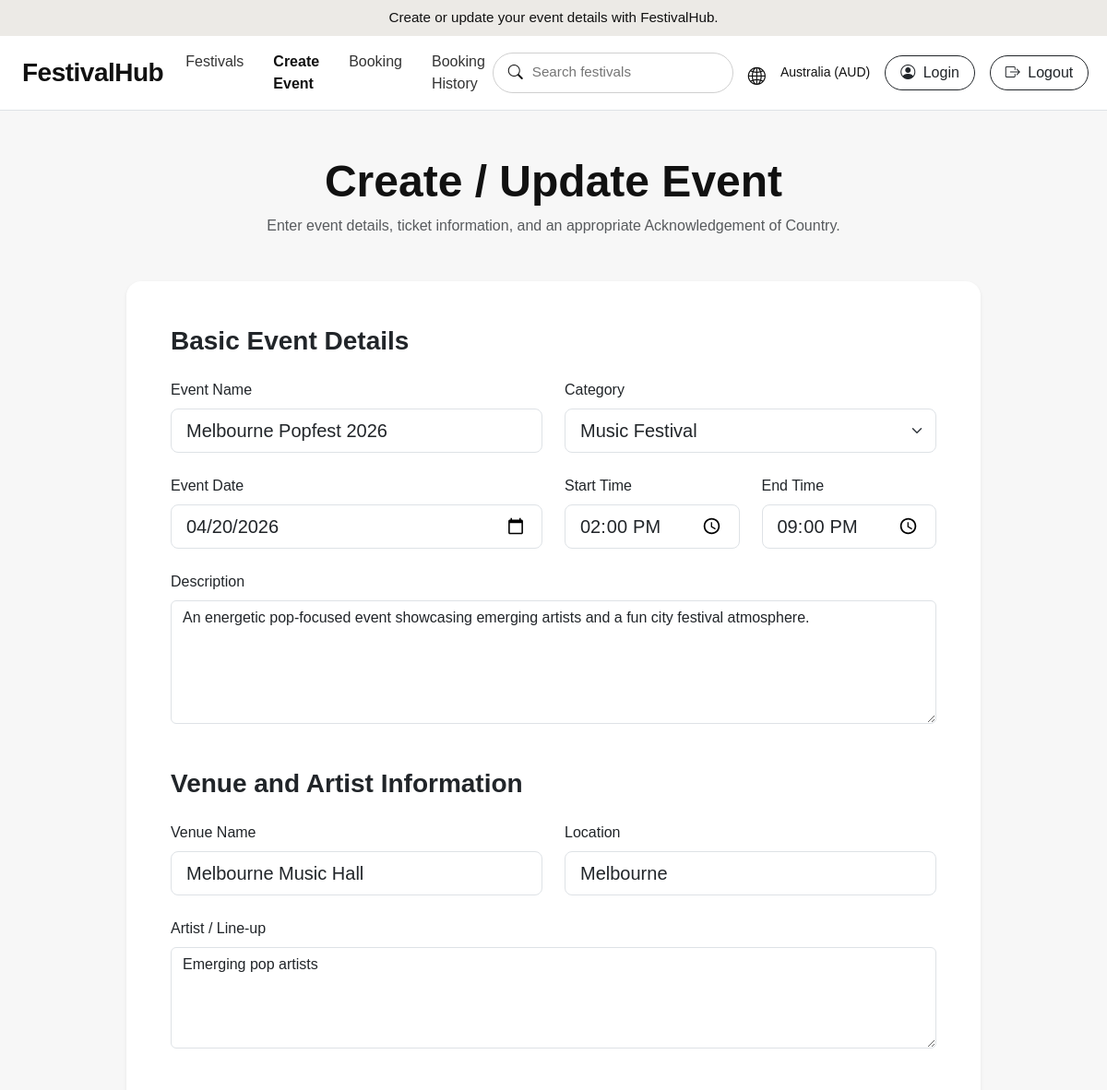
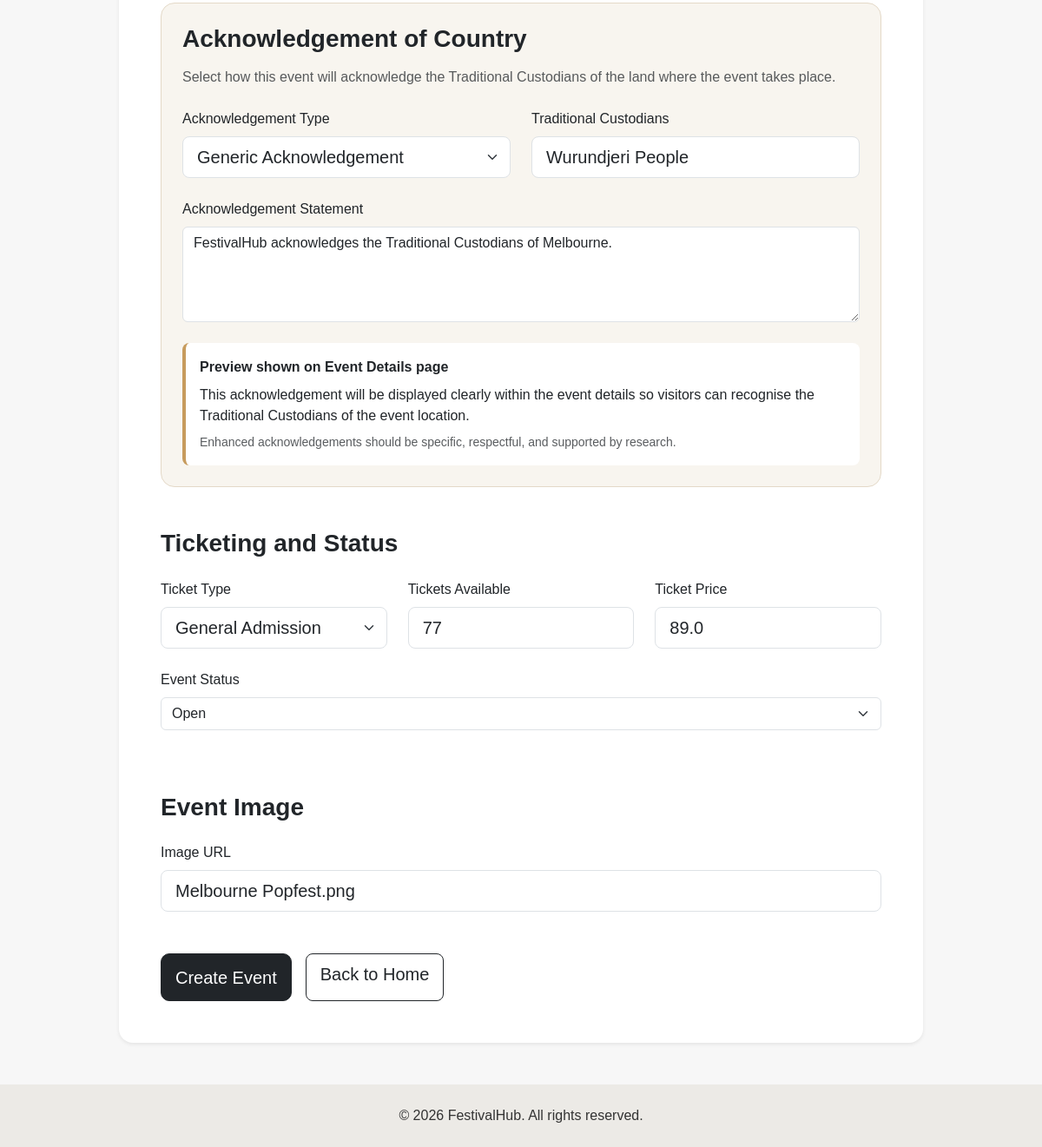
/update/3 (signed in), run on the app's committed database (2 pictures, top to bottom).
### festivalhub/models.py (models this page shows, shortened)
class Event(db.Model):
    __tablename__ = 'events'
    id = db.Column(db.Integer, primary_key=True)
    creator_id = db.Column(
        db.Integer,
        db.ForeignKey('users.id'),
        nullable=True
    )
    name = db.Column(db.String(150), nullable=False)
    category = db.Column(db.String(80), nullable=False)
    date = db.Column(db.String(80), nullable=False)
    start_time = db.Column(db.String(50))
    end_time = db.Column(db.String(50))
    description = db.Column(db.Text, nullable=False)
    venue = db.Column(db.String(150), nullable=False)
    location = db.Column(db.String(150), nullable=False)
    artist_lineup = db.Column(db.Text)
    ticket_type = db.Column(db.String(80), default='General Admission')
    tickets_available = db.Column(db.Integer, default=0)
    price = db.Column(db.Float, default=0.0)
    status = db.Column(db.String(30), default='Open')
    image = db.Column(db.String(255))
    acknowledgement_type = db.Column(
        db.String(80),
        default='No Acknowledgement of Country'
    )
    traditional_custodians = db.Column(db.String(150))
    acknowledgement_statement = db.Column(db.Text)
    bookings = db.relationship(
        'Booking',
        backref='event',
        lazy=True,
        cascade='all, delete-orphan'
    )
    comments = db.relationship(
        'Comment',
        backref='event',
        lazy=True,
        cascade='all, delete-orphan'
    )

### festivalhub/views.py (the view)
@mainbp.route('/update/<int:event_id>', methods=['GET', 'POST'])
def update_event(event_id):
    event = Event.query.get_or_404(event_id)
    if not user_can_manage_event(event):
        return redirect(url_for('main.details', event_id=event.id))
    form = EventForm()
    if request.method == 'POST':
        fill_event_from_form(event, form)
        db.session.commit()
        return redirect(url_for('main.details', event_id=event.id))
    populate_event_form(form, event)
    return render_template(
        'create-update-event.html',
        form=form,
        event=event,
        page_title='Update Event',
        submit_label='Update Event',
        is_update=True
    )

### festivalhub/models.py (called while the page is built)
@login_manager.user_loader
def load_user(user_id):
    return User.query.get(int(user_id))

### festivalhub/views.py (called while the page is built)
def user_can_manage_event(event):
    if not current_user.is_authenticated:
        return False
    if event.creator_id is None:
        return True
    return event.creator_id == current_user.id

### festivalhub/templates/create-update-event.html (shortened to what this page needs)
<!DOCTYPE html>
<html lang="en">
<head>
    <link href="https://cdn.jsdelivr.net/npm/bootstrap@5.3.3/dist/css/bootstrap.min.css" rel="stylesheet">
    <link rel="stylesheet" href="https://cdn.jsdelivr.net/npm/bootstrap-icons@1.11.3/font/bootstrap-icons.min.css">
    <link rel="stylesheet" href="{{ url_for('static', filename='style/style.css') }}">
</head>
<body>
    <div class="top-banner text-center py-2">
        Create or update your event details with FestivalHub.
    </div>
    <nav class="navbar navbar-expand-lg navbar-light bg-white border-bottom sticky-top">
        <div class="container-fluid px-4">
            <a class="navbar-brand fw-bold fs-3" href="/">
                FestivalHub
            </a>
            <div class="navbar-collapse">
                <ul class="navbar-nav mx-auto gap-lg-3">
                    <li class="nav-item"><a class="nav-link" href="/">Festivals</a></li>
                    <li class="nav-item"><a class="nav-link active" href="/create">Create Event</a></li>
                    <li class="nav-item"><a class="nav-link" href="/login-booking">Booking</a></li>
                    <li class="nav-item"><a class="nav-link" href="/bookings">Booking History</a></li>
                </ul>
                <div class="d-flex align-items-center gap-3 nav-right-group">
                    <div class="search-box d-flex align-items-center px-3">
                        <i class="bi bi-search me-2"></i>
                        <input type="text" placeholder="Search festivals">
                    </div>
                    <a href="#" class="icon-link">
                        <i class="bi bi-globe2"></i>
                    </a>
                    <span class="small text-nowrap d-none d-md-inline">
                        Australia (AUD)
                    </span>
                    <a href="/login" class="btn btn-outline-dark rounded-pill px-3">
                        <i class="bi bi-person-circle me-1"></i> Login
                    </a>
                    <a href="/logout" class="btn btn-outline-dark rounded-pill px-3">
                        <i class="bi bi-box-arrow-right me-1"></i> Logout
                    </a>
                </div>
            </div>
        </div>
    </nav>
    <section class="container py-5">
        <div class="text-center mb-5">
            <h1 class="fw-bold display-5">
                Create / Update Event
            </h1>
            <p class="text-muted">
                Enter event details, ticket information, and an appropriate Acknowledgement of Country.
            </p>
        </div>
        <div class="row justify-content-center">
            <div class="col-xl-10">
                <div class="card border-0 shadow-sm rounded-4">
                    <div class="card-body p-4 p-md-5">
                        <form method="POST">
                            <section class="mb-5">
                                <h3 class="fw-bold mb-4">
                                    Basic Event Details
                                </h3>
                                <div class="row g-4">
                                    <div class="col-md-6">
                                        <label class="form-label">Event Name</label>
                                        {{ form.name(class="form-control form-control-lg") }}
                                    </div>
                                    <div class="col-md-6">
                                        <label class="form-label">Category</label>
                                        {{ form.category(class="form-select form-select-lg") }}
                                    </div>
                                    <div class="col-md-6">
                                        <label class="form-label">Event Date</label>
                                        {{ form.date(class="form-control form-control-lg", type="date") }}
                                    </div>
                                    <div class="col-md-3">
                                        <label class="form-label">Start Time</label>
                                        {{ form.start_time(class="form-control form-control-lg", type="time") }}
                                    </div>
                                    <div class="col-md-3">
                                        <label class="form-label">End Time</label>
                                        {{ form.end_time(class="form-control form-control-lg", type="time") }}
                                    </div>
                                    <div class="col-12">
                                        <label class="form-label">Description</label>
                                        {{ form.description(class="form-control", rows="5") }}
                                    </div>
                                </div>
                            </section>
                            <section class="mb-5">
                                <h3 class="fw-bold mb-4">
                                    Venue and Artist Information
                                </h3>
                                <div class="row g-4">
                                    <div class="col-md-6">
                                        <label class="form-label">Venue Name</label>
                                        {{ form.venue(class="form-control form-control-lg") }}
                                    </div>
                                    <div class="col-md-6">
                                        <label class="form-label">Location</label>
                                        {{ form.location(class="form-control form-control-lg") }}
                                    </div>
                                    <div class="col-12">
                                        <label class="form-label">Artist / Line-up</label>
                                        {{ form.artist_lineup(class="form-control", rows="4") }}
                                    </div>
                                </div>
                            </section>
                            <section class="mb-5">
                                <div class="acknowledgement-section p-4 rounded-4">
                                    <h3 class="fw-bold mb-3">
                                        Acknowledgement of Country
                                    </h3>
                                    <p class="text-muted mb-4">
                                        Select how this event will acknowledge the Traditional Custodians of the land
                                        where the event takes place.
                                    </p>
                                    <div class="row g-4">
                                        <div class="col-md-6">
                                            <label class="form-label">Acknowledgement Type</label>
                                            {{ form.acknowledgement_type(class="form-select form-select-lg") }}
                                        </div>
                                        <div class="col-md-6">
                                            <label class="form-label">Traditional Custodians</label>
                                            {{ form.traditional_custodians(class="form-control form-control-lg") }}
                                        </div>
                                        <div class="col-12">
                                            <label class="form-label">Acknowledgement Statement</label>
                                            {{ form.acknowledgement_statement(class="form-control", rows="4") }}
                                        </div>
                                        <div class="col-12">
                                            <div class="acknowledgement-note p-3 rounded-3">
                                                <strong>Preview shown on Event Details page</strong>
                                                <p class="mb-2 mt-2">
                                                    This acknowledgement will be displayed clearly within the event
                                                    details so visitors can recognise the Traditional Custodians of the
                                                    event location.
                                                </p>
                                                <p class="text-muted small mb-0">
                                                    Enhanced acknowledgements should be specific, respectful, and
                                                    supported by research.
                                                </p>
                                            </div>
                                        </div>
                                    </div>
                                </div>
                            </section>
                            <section class="mb-5">
                                <h3 class="fw-bold mb-4">
                                    Ticketing and Status
                                </h3>
                                <div class="row g-4">
                                    <div class="col-md-4">
                                        <label class="form-label">Ticket Type</label>
                                        {{ form.ticket_type(class="form-select form-select-lg") }}
                                    </div>
                                    <div class="col-md-4">
                                        <label class="form-label">Tickets Available</label>
                                        {{ form.tickets_available(class="form-control form-control-lg") }}
                                    </div>
                                    <div class="col-md-4">
                                        <label class="form-label">Ticket Price</label>
                                        {{ form.price(class="form-control form-control-lg") }}
                                    </div>
                                    <div class="mb-4">
                                        <label for="status" class="form-label">Event Status</label>
                                        <select class="form-select" id="status" name="status" required>
                                            <option value="Open">Open</option>
                                        </select>
                                    </div>
                                </div>
                            </section>
                            <section class="mb-5">
                                <h3 class="fw-bold mb-4">
                                    Event Image
                                </h3>
                                <div class="row g-4">
                                    <div class="col-md-12">
                                        <label class="form-label">Image URL</label>
                                        {{ form.image(class="form-control form-control-lg") }}
                                    </div>
                                </div>
                            </section>
                            <div class="d-flex flex-wrap gap-3">
                                {{ form.submit(class="btn btn-dark btn-lg") }}
                                <a href="/" class="btn btn-outline-dark btn-lg">
                                    Back to Home
                                </a>
                            </div>
                        </form>
                    </div>
                </div>
            </div>
        </div>
    </section>
    <footer class="footer-section py-4 text-center">
        <p class="mb-0">
            © 2026 FestivalHub. All rights reserved.
        </p>
    </footer>
</body>
</html>

### festivalhub/static/style/style.css (style rules this page uses)
body { font-family: Arial, sans-serif; background-color: #f7f7f7; color: #111; margin: 0; padding: 0; }
.top-banner { background-color: #eceae6; font-size: 0.95rem; font-weight: 500; }
.navbar { background-color: #fff; }
.navbar-brand { letter-spacing: -0.5px; color: #111 !important; }
.nav-link { color: #333 !important; font-weight: 500; }
.nav-link.active { color: #111 !important; font-weight: 700; }
.nav-right-group { min-width: fit-content; }
.search-box { border: 1px solid #cfcfcf; border-radius: 999px; background-color: #fff; min-width: 240px; height: 44px; }
.search-box input { border: none; outline: none; width: 100%; background: transparent; font-size: 0.95rem; }
.icon-link { color: #111; font-size: 1.2rem; text-decoration: none; }
.card-body { padding: 1.1rem; }
.btn-dark { border-radius: 10px; padding-top: 0.7rem; padding-bottom: 0.7rem; }
.footer-section { background-color: #eceae6; color: #333; }
.acknowledgement-section { background-color: #f8f5ef; border: 1px solid #e4d9c8; }
.acknowledgement-note { background-color: #ffffff; border-left: 4px solid #c79b5d; }

### data on the page
Event: name "Melbourne Popfest 2026", category "Music Festival", date "04/20/2026", start_time "14:00", end_time "21:00", description "An energetic pop-focused event showcasing emerging artists and a fun city festival atmosphere.", venue "Melbourne Music Hall", location "Melbourne", artist_lineup "Emerging pop artists", acknowledgement_type "Generic Acknowledgement", traditional_custodians "Wurundjeri People", acknowledgement_statement "FestivalHub acknowledges the Traditional Custodians of Melbourne.", ticket_type "General Admission", tickets_available "77", price "89.0", image "Melbourne Popfest.png"
